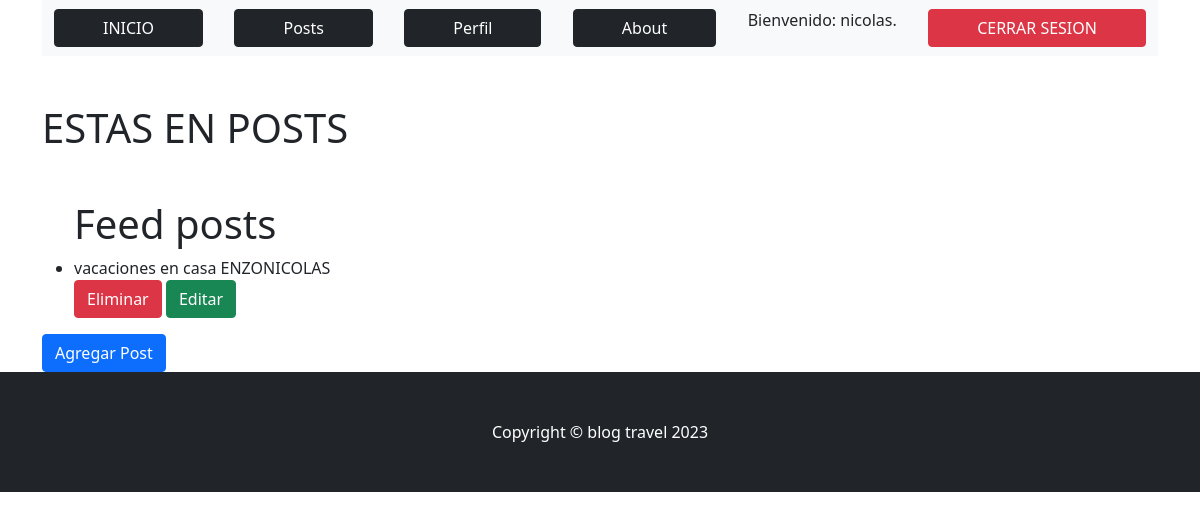
The app's page /AppBlog/leerPosts/ (signed in), older data.
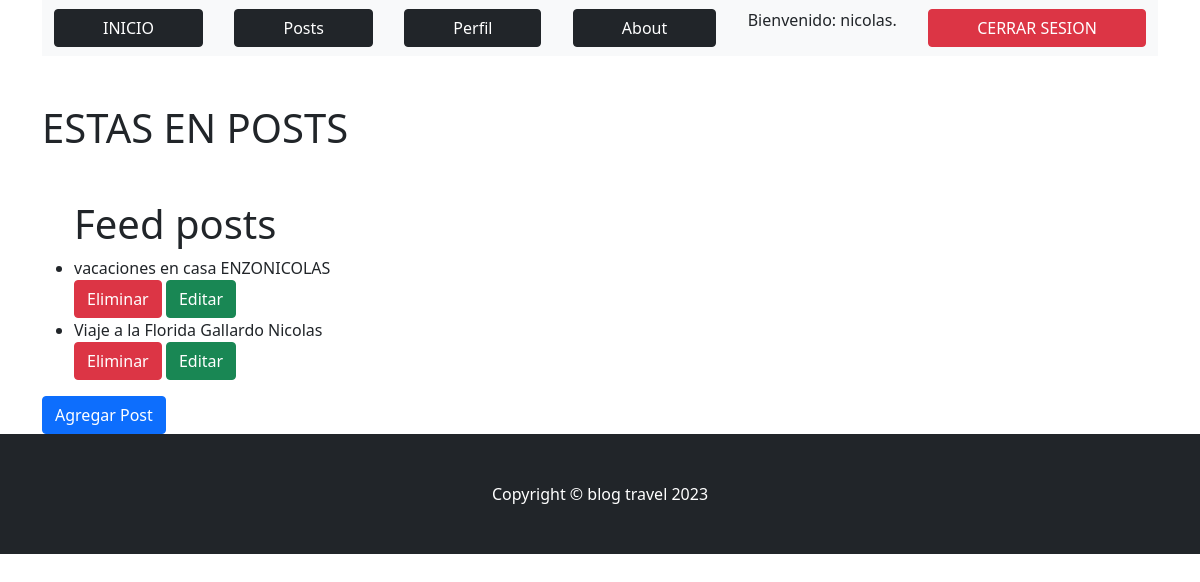
The same page, newer data.
### AppBlog/models.py (models this page shows, shortened)
class Post(models.Model):
    titulo= models.CharField(max_length=100)
    subtitulo=models.CharField(max_length=150)
    cuerpo= RichTextField(blank=True, null=True)
    autor= models.CharField(max_length=50)
    fecha= models.DateField()
    imagen = models.ImageField(upload_to="imgs")

### AppBlog/views.py (the view)
# urls.py: path("leerPosts/", leerPosts, name="leerPosts"),
@login_required
def leerPosts(request):
    posts=Post.objects.all()
    return render(request, "AppBlogg/posts.html", {"posts": posts})

### AppBlog/templates/AppBlogg/posts.html (shortened to what this page needs)
{% extends "AppBlogg/padre.html" %}
{% load static %}
{% block titulo %}
<h1 class="mb-5">ESTAS EN POSTS</h1>
{% endblock %}
{% block contenido_que_cambia %}
<ul><h1>Feed posts</h1>
    {% for post in posts %}
    <li>{{ post.titulo }} {{ post.autor }}</li>
    <a class="btn btn-danger" href="{% url 'eliminarPost'  post.id  %}">Eliminar </a>
    <a class="btn btn-success" href="{% url 'editarPost'  post.id  %}">Editar</a>
    {% endfor %}
</ul>
<a class="btn btn-primary" href="{% url 'postFormulario'  %}">Agregar Post</a>
{% endblock %}

Row changes from the older to the newer data that the page shows:
added Post: titulo "Viaje a la Florida", autor "Gallardo Nicolas"
